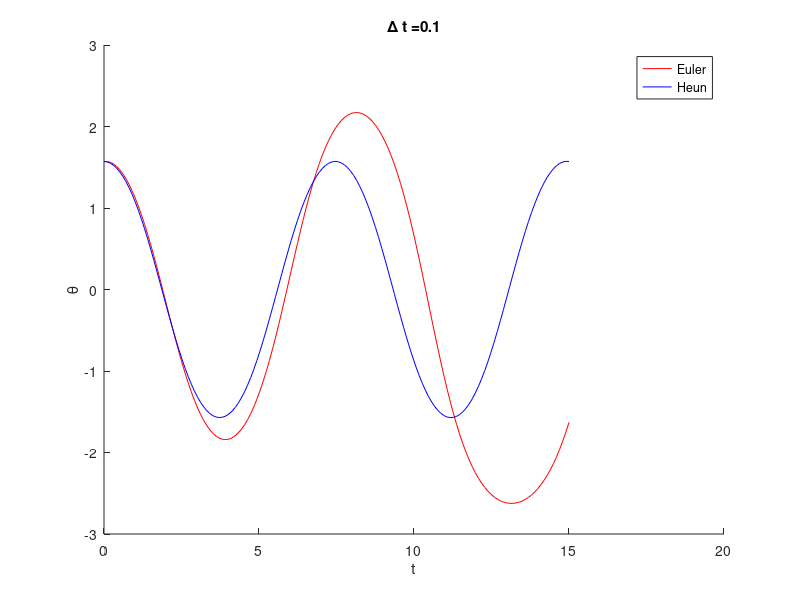
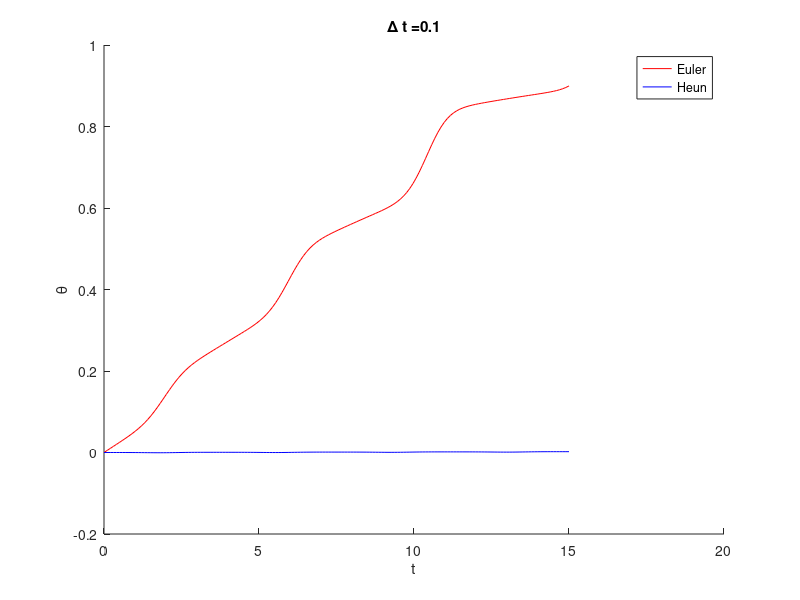

Here is the MATLAB script that generated these plots, in order: (Note: this script raises an error after producing the figures.)
% TKT4140 Matlabøving 1
clear all; close all; clc;

%% Variable som er felles for oppgave 1 og 2
% Kjøreparametere
tmax = 15;                  % Maks tid
dt = 0.1;                   % Tidsinkrement
n = round(tmax/dt);         % Antall tidsskritt

% Initialverdier
theta0 = pi/2;              % Startvinkel/-posisjon
dtheta0 = 0.0;              % Starthastighet


%% Oppgave 1: Bruk av Eulers metode

% Allokerer vektorer
t = linspace(0,tmax,n)';      % Tidsvektor
theta_e = zeros(n,1);         % Posisjonsvektor
dtheta_e = zeros(n,1);        % Hastighetsvektor
ddtheta_e = zeros(n,1);       % Akselerasjonsvektor
E_e = zeros(n,1);             % Energifunksjon

% Setter inn startverdier
theta_e(1) = theta0;
dtheta_e(1) = dtheta0;
ddtheta_e(1) = -sin(theta0);

% Beregner vektorer for posisjon og hastighet vha. Eulers metode
for i = 2:n
  theta_e(i) = theta_e(i-1) + dt * dtheta_e(i-1);
  dtheta_e(i) = dtheta_e(i-1) + dt * ddtheta_e(i-1);
  ddtheta_e(i) = - sin(theta_e(i));
end

% Beregner energivektoren
for i = 1:n
  E_e(i) = 0.5 * (dtheta_e(i)^2 - dtheta_e(1)^2) + cos(theta_e(1)) - cos(theta_e(i));
end


%% Oppgave 2: Bruk av Heuns metode

% Allokerer nye vektorer
theta_h = zeros(n,1);         % Posisjonsvektor
thetap_h = zeros(n,1);        % Posisjonsvektor, predikat
dtheta_h = zeros(n,1);        % Hastighetsvektor
dthetap_h = zeros(n,1);       % Hastighetsvektor, predikat
ddtheta_h = zeros(n,1);       % Akselerasjonsvektor
ddthetap_h = zeros(n,1);      % Akselerasjonsvektor, predikat
E_h = zeros(n,1);             % Energifunksjon

% Setter inn startverdier
theta_h(1) = theta0;
dtheta_h(1) = dtheta0;
ddtheta_h(1) = -sin(theta0);

% Beregner vektorer for posisjon og hastighet vha. Eulers metode
for i = 2:n
  thetap_h(i) = theta_h(i-1) + dt * dtheta_h(i-1);                     % Pos. (p)
  dthetap_h(i) = dtheta_h(i-1) + dt * ddtheta_h(i-1);                  % Has. (p)
  ddthetap_h(i) = -sin(thetap_h(i));                                   % Aks. (p)
  theta_h(i) = theta_h(i-1) + dt/2 * (dtheta_h(i-1)+dthetap_h(i));     % Pos.
  dtheta_h(i) = dtheta_h(i-1) + dt/2 * (ddtheta_h(i-1)+ddthetap_h(i)); % Has.
  ddtheta_h(i) = -sin(theta_h(i));                                     % Aks.
end

% Beregner energivektoren
for i = 1:n
  E_h(i) = 0.5 * (dtheta_h(i)^2 - dtheta_h(1)^2) + cos(theta_h(1)) - cos(theta_h(i));
end


% Lager kombinasjonsplott
comb_A = figure('name', 'Amplitude (Euler+Heun)');
hold on;
plot(t, theta_e, 'color', 'r');
plot(t, theta_h, 'color', 'b');
title(strcat('\Delta t = ', num2str(dt))); xlabel('t'); ylabel('\theta');
legend('Euler', 'Heun');
print(comb_A, '-depsc2', 'comb_A.eps');

% Lager kombinasjonsplott
comb_E = figure('name', 'Energi (Euler+Heun)');
hold on;
plot(t, E_e, 'color', 'r');
plot(t, E_h, 'color', 'b');
title(strcat('\Delta t = ', num2str(dt))); xlabel('t'); ylabel('\theta');
legend('Euler', 'Heun');
print(comb_E, '-depsc2', '-zbuffer', '-r200', 'comb_E.eps');


%% Analytical solution
eqn = 'D2y+sin(x)=0';
inits = strcat(strcat('y(0)=',num2str(theta0)), strcat(',Dy(0)=',num2str(dtheta0)));
y = dsolve(eqn,inits,'x');
x = t;
theta_a = eval(vectorize(y));

% Plotting 'analytical'
figure('name', 'analytical');plot(t,theta_a);
